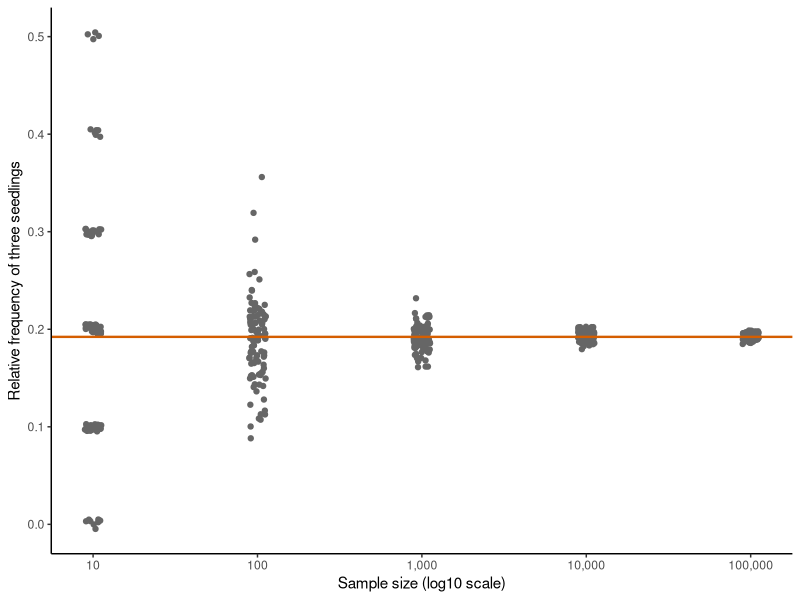
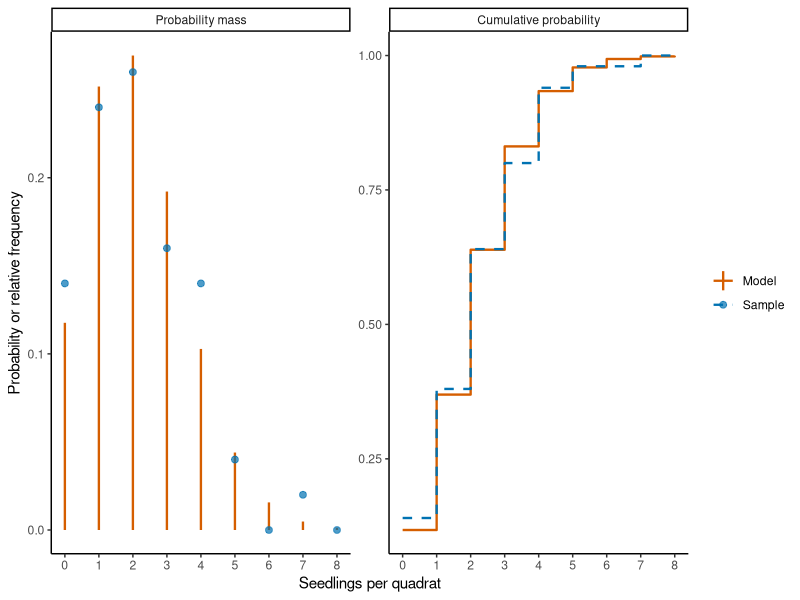
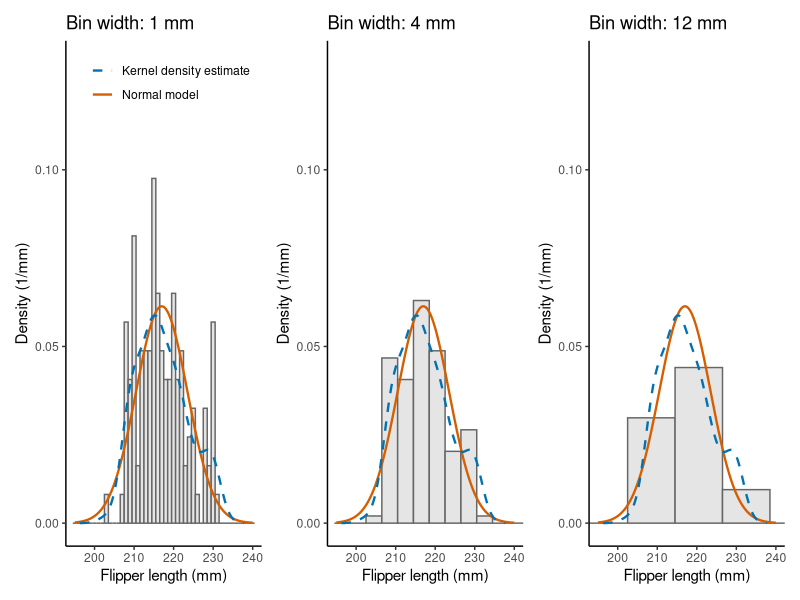
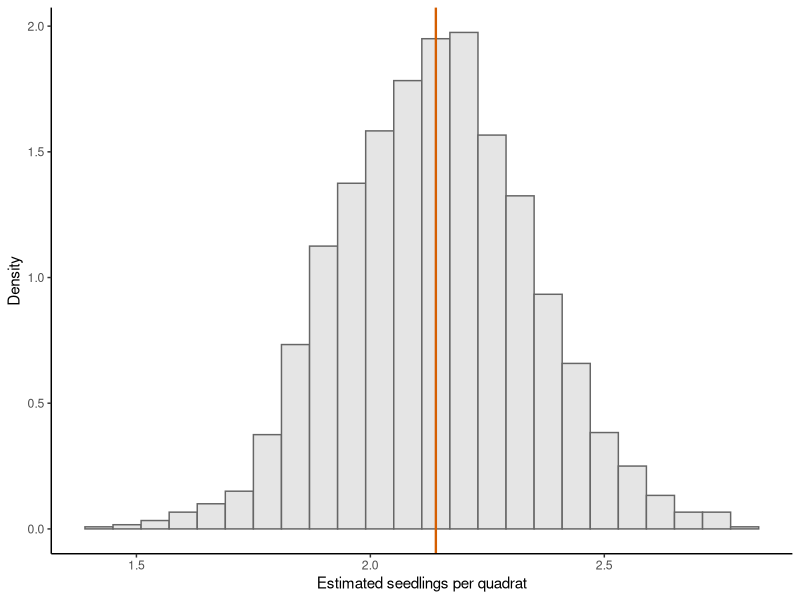
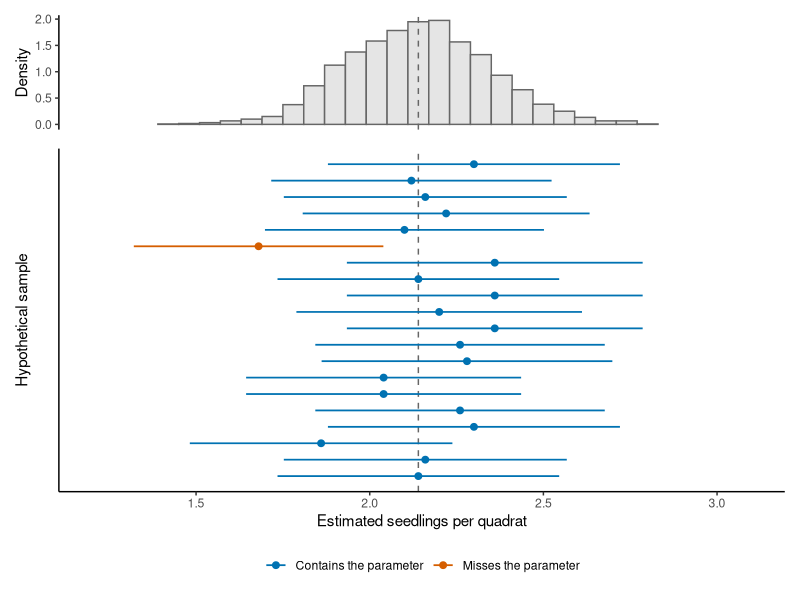
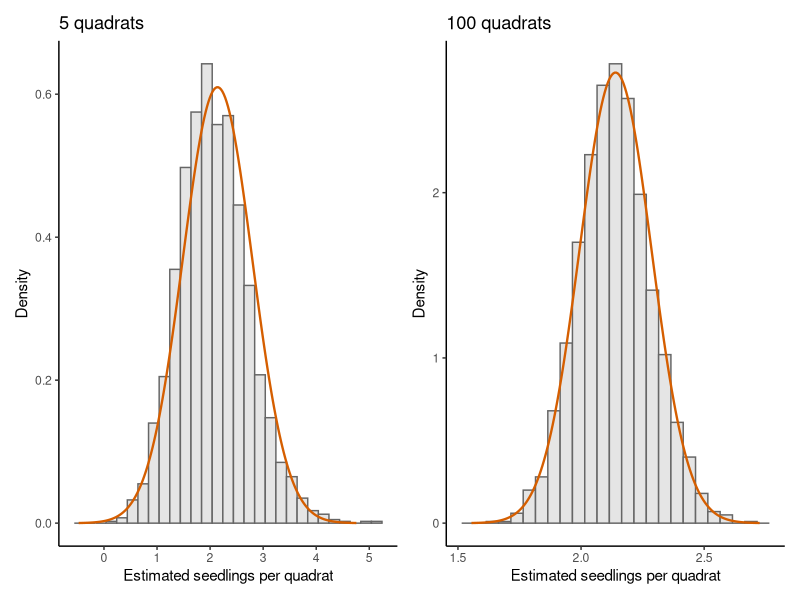

Generate these figures, in order, with R:
# Figures for the Chapter 3 lecture slides.
# Run in a clean R session from the repository root. Needs R 4.5.0 or later (penguins)
# and the packages ggplot2, patchwork and boot (fir). The figures are written into
# Chapter_3/Lecture/lecture-assets/.
#
# Every figure is an unchanged copy of a figure chunk of Chapter_3/Theory.qmd. The chunks
# run here in the chapter's order, after the chunks they depend on, with the chapter's
# seeds, so that the random draws are the same. Only the last line of each figure chunk
# changes, to assign the plot and save it. The distribution functions come from base R
# here: for these figures they give the same values as the RTMB and RTMBdist versions that
# the chapter loads.

library(ggplot2)
library(patchwork)

out_dir = "Chapter_3/Lecture/lecture-assets"

# Resolution of the copies; each keeps the size of its chapter chunk.
fig_dpi = 192

# ---------------------------------------------------------------------------
# Chapter chunks that the figures depend on (section "Samples and distributions")
# ---------------------------------------------------------------------------

# Counts of balsam fir seedlings in 50 quadrats (see ?boot::fir).
data(fir, package = "boot")
seedling_counts = fir$count
n_quadrats = length(seedling_counts)

# Count each value from zero to eight seedlings and divide by the sample size.
count_values = seq.int(from = 0, to = 8)
count_table = table(factor(x = seedling_counts, levels = count_values))
relative_frequency = count_table / n_quadrats

# Mean of the Poisson model: the mean of the 50 counts (seedlings per quadrat).
model_mean = 2.14

# Compare relative frequencies for several sample sizes with the model.
set.seed(123)
sample_sizes = 10^(seq_len(length.out = 5))

all_frequencies = matrix(NA, nrow = length(count_values),
                         ncol = length(sample_sizes) + 1)
rownames(all_frequencies) = count_values
colnames(all_frequencies) = c(as.character(sample_sizes), "model")

for (i in seq_along(sample_sizes)) {
  # Simulate the counts of one sample and tabulate the values from zero to eight.
  simulated_counts = rpois(n = sample_sizes[i], lambda = model_mean)
  simulated_table = table(factor(x = simulated_counts, levels = count_values))
  all_frequencies[, i] = as.numeric(simulated_table) / sample_sizes[i]
}
all_frequencies[, length(sample_sizes) + 1] = dpois(x = count_values, lambda = model_mean)

# ---------------------------------------------------------------------------
# Slide 8: relative-frequency-convergence.png (copy of
# fig-relative-frequency-convergence; 7 x 5, the default size)
# ---------------------------------------------------------------------------

# Repeatedly simulate samples and retain the relative frequency of three seedlings.
set.seed(seed = 20261003)
target_count = 3
n_repetitions = 100

repeated_frequencies = data.frame(
  sample_size = numeric(),
  relative_frequency = numeric()
)

for (sample_size in sample_sizes) {
  target_frequency = numeric(length = n_repetitions)

  for (repetition in seq_len(n_repetitions)) {
    simulated_counts = rpois(n = sample_size, lambda = model_mean)
    target_frequency[repetition] = mean(simulated_counts == target_count)
  }

  repeated_frequencies = rbind(
    repeated_frequencies,
    data.frame(
      sample_size = sample_size,
      relative_frequency = target_frequency
    )
  )
}

# Calculate the model probability that the figure uses as a reference line.
probability = dpois(x = target_count, lambda = model_mean)

convergence_plot = ggplot(
  repeated_frequencies,
  aes(
    x = sample_size,
    y = relative_frequency,
    group = sample_size
  )
) +
  geom_point(colour = "grey40",
             position = position_jitter(width = 0.05, height = 0.005)) +
  geom_hline(
    yintercept = probability,
    colour = "#D55E00",
    linewidth = 0.8
  ) +
  scale_x_log10(
    breaks = sample_sizes,
    labels = c("10", "100", "1,000", "10,000", "100,000")
  ) +
  labs(
    x = "Sample size (log10 scale)",
    y = "Relative frequency of three seedlings"
  ) +
  theme_classic()

ggsave(
  file.path(out_dir, "relative-frequency-convergence.png"),
  plot = convergence_plot,
  width = 7, height = 5, dpi = fig_dpi
)

# ---------------------------------------------------------------------------
# Slide 9: fir-empirical-distribution.png (copy of fig-ecdf; 9 x 4)
# ---------------------------------------------------------------------------

# Probability mass and cumulative probability of the model and of the sample.
model_mass = dpois(x = count_values, lambda = model_mean)
model_cumulative = ppois(q = count_values, lambda = model_mean)
sample_frequency = as.numeric(count_table) / n_quadrats
sample_cumulative = cumsum(sample_frequency)

model_comparison_data = rbind(
  data.frame(
    seedlings = count_values,
    value = model_mass,
    quantity = "Probability mass",
    series = "Model"
  ),
  data.frame(
    seedlings = count_values,
    value = sample_frequency,
    quantity = "Probability mass",
    series = "Sample"
  ),
  data.frame(
    seedlings = count_values,
    value = model_cumulative,
    quantity = "Cumulative probability",
    series = "Model"
  ),
  data.frame(
    seedlings = count_values,
    value = sample_cumulative,
    quantity = "Cumulative probability",
    series = "Sample"
  )
)
model_comparison_data$quantity = factor(
  model_comparison_data$quantity,
  levels = c("Probability mass", "Cumulative probability")
)

# Use different geometries as well as colours to distinguish the model and sample.
ecdf_plot = ggplot() +
  geom_linerange(
    data = subset(
      model_comparison_data,
      quantity == "Probability mass" & series == "Model"
    ),
    aes(x = seedlings, ymin = 0, ymax = value, colour = series),
    linewidth = 0.8
  ) +
  geom_point(
    data = subset(
      model_comparison_data,
      quantity == "Probability mass" & series == "Sample"
    ),
    aes(x = seedlings, y = value, colour = series),
    alpha = 0.7,
    size = 2
  ) +
  geom_step(
    data = subset(model_comparison_data, quantity == "Cumulative probability"),
    aes(x = seedlings, y = value, colour = series, linetype = series),
    direction = "hv",
    linewidth = 0.8
  ) +
  facet_wrap(~quantity, nrow = 1, scales = "free_y") +
  scale_colour_manual(values = c(Model = "#D55E00", Sample = "#0072B2")) +
  scale_linetype_manual(values = c(Model = "solid", Sample = "dashed")) +
  scale_x_continuous(breaks = count_values) +
  labs(
    x = "Seedlings per quadrat",
    y = "Probability or relative frequency",
    colour = NULL,
    linetype = NULL
  ) +
  theme_classic()

ggsave(
  file.path(out_dir, "fir-empirical-distribution.png"),
  plot = ecdf_plot,
  width = 9, height = 4, dpi = fig_dpi
)

# ---------------------------------------------------------------------------
# Slide 12: histogram-density.png (copy of fig-histogram_density; 10 x 3.5)
# It needs flipper_lengths and flipper_density from the chapter chunks below.
# ---------------------------------------------------------------------------

# Load the penguin data, keep the Gentoo penguins and remove the one without measurements.
data(penguins, package = "datasets")
gentoo = penguins[penguins$species == "Gentoo", ]
gentoo = gentoo[!is.na(gentoo$flipper_len), ]
# Flipper lengths (in mm) of the 123 penguins.
flipper_lengths = gentoo$flipper_len

# Kernel density estimate of the sample; bw is the bandwidth that R chose (in mm).
flipper_density = density(x = flipper_lengths)

# Density of the model and kernel density estimate of the sample on the same grid.
flipper_grid = seq(from = 195, to = 240, length.out = 300)
model_curve = data.frame(
  flipper = flipper_grid,
  density = dnorm(x = flipper_grid, mean = 217, sd = 6.5)
)
kernel_curve = data.frame(flipper = flipper_density$x, density = flipper_density$y)
flipper_data = data.frame(flipper = flipper_lengths)

# Draw one density-scaled histogram for a given bin width and legend placement.
# The limits of the bins are at half millimetres (boundary = 202.5).
plot_histogram = function(bin_width, legend_theme) {
  ggplot(flipper_data, aes(x = flipper)) +
    geom_histogram(
      aes(y = after_stat(density)),
      binwidth = bin_width,
      boundary = 202.5,
      fill = "grey90",
      colour = "grey40"
    ) +
    geom_line(
      data = model_curve,
      aes(x = flipper, y = density, colour = "Normal model", linetype = "Normal model"),
      linewidth = 0.8
    ) +
    geom_line(
      data = kernel_curve,
      aes(
        x = flipper,
        y = density,
        colour = "Kernel density estimate",
        linetype = "Kernel density estimate"
      ),
      linewidth = 0.8
    ) +
    # Same name and breaks for both scales, so they merge into a single legend.
    scale_colour_manual(
      name = NULL,
      values = c("Normal model" = "#D55E00", "Kernel density estimate" = "#0072B2")
    ) +
    scale_linetype_manual(
      name = NULL,
      values = c("Normal model" = "solid", "Kernel density estimate" = "dashed")
    ) +
    coord_cartesian(xlim = c(195, 240), ylim = c(0, 0.13)) +
    labs(
      title = paste("Bin width:", bin_width, "mm"),
      x = "Flipper length (mm)",
      y = "Density (1/mm)"
    ) +
    theme_classic() +
    legend_theme
}

# Legend inside the top-right corner of the first panel only; it applies to all panels.
histogram_plot = plot_histogram(bin_width = 1, legend_theme = theme(
  legend.position = "inside",
  legend.position.inside = c(0.98, 0.98),
  legend.justification = c(1, 1)
)) |
  plot_histogram(bin_width = 4, legend_theme = theme(legend.position = "none")) |
  plot_histogram(bin_width = 12, legend_theme = theme(legend.position = "none"))

ggsave(
  file.path(out_dir, "histogram-density.png"),
  plot = histogram_plot,
  width = 10, height = 3.5, dpi = fig_dpi
)

# ---------------------------------------------------------------------------
# Slide 20: sampling-distribution.png (copy of fig-sampling_distribution; 7 x 5)
# It uses lambda_estimates from the chapter chunk with seed 401.
# ---------------------------------------------------------------------------

# Parameter of the model, quadrats per sample and number of hypothetical samples.
set.seed(seed = 401)
true_lambda = 2.14
n_quadrats = 50
n_samples = 2000

# Each run simulates one sample of 50 quadrats and returns its estimate of lambda.
lambda_estimates = replicate(
  n = n_samples,
  expr = mean(rpois(n = n_quadrats, lambda = true_lambda))
)

# Plot the simulated sampling distribution and mark the parameter of the model.
sampling_plot = ggplot(data.frame(estimate = lambda_estimates), aes(x = estimate)) +
  geom_histogram(
    aes(y = after_stat(density)),
    binwidth = 0.06,
    center = true_lambda,
    fill = "grey90",
    colour = "grey40"
  ) +
  geom_vline(xintercept = true_lambda, colour = "#D55E00", linewidth = 0.8) +
  labs(
    x = "Estimated seedlings per quadrat",
    y = "Density"
  ) +
  theme_classic()

ggsave(
  file.path(out_dir, "sampling-distribution.png"),
  plot = sampling_plot,
  width = 7, height = 5, dpi = fig_dpi
)

# ---------------------------------------------------------------------------
# Slide 28: dance-ci.png (copy of fig-dance_ci; 7 x 6)
# The top panel uses lambda_estimates from above; the chunk sets seed 1 itself.
# ---------------------------------------------------------------------------

# Simulate 20 hypothetical samples and calculate a 95% Wald interval for each.
# The parameter, quadrats per sample and 2,000 estimates come from the simulation above.
set.seed(seed = 1)
n_shown = 20
critical_value = qnorm(p = 0.975)
shown_estimates = replicate(
  n = n_shown,
  expr = mean(rpois(n = n_quadrats, lambda = true_lambda))
)
shown_se = sqrt(shown_estimates / n_quadrats)
intervals = data.frame(
  sample_number = seq_len(length.out = n_shown),
  estimate = shown_estimates,
  lower = shown_estimates - critical_value * shown_se,
  upper = shown_estimates + critical_value * shown_se
)

# Record whether each interval contains the parameter of the model.
intervals$contains = ifelse(
  test = intervals$lower <= true_lambda & true_lambda <= intervals$upper,
  yes = "Contains the parameter",
  no = "Misses the parameter"
)

# Top panel: simulated sampling distribution of the estimator.
sampling_panel = ggplot(data.frame(estimate = lambda_estimates), aes(x = estimate)) +
  geom_histogram(
    aes(y = after_stat(density)),
    binwidth = 0.06,
    center = true_lambda,
    fill = "grey90",
    colour = "grey40"
  ) +
  geom_vline(xintercept = true_lambda, linetype = "dashed", colour = "grey40") +
  coord_cartesian(xlim = c(1.2, 3.1)) +
  labs(x = NULL, y = "Density") +
  theme_classic() +
  theme(
    axis.text.x = element_blank(),
    axis.ticks.x = element_blank(),
    axis.line.x = element_blank()
  )

# Bottom panel: one estimate and interval for each hypothetical sample.
interval_panel = ggplot(intervals, aes(y = sample_number, colour = contains)) +
  geom_vline(xintercept = true_lambda, linetype = "dashed", colour = "grey40") +
  geom_linerange(aes(xmin = lower, xmax = upper), linewidth = 0.6) +
  geom_point(aes(x = estimate), size = 2) +
  scale_colour_manual(
    name = NULL,
    values = c("Contains the parameter" = "#0072B2", "Misses the parameter" = "#D55E00")
  ) +
  scale_y_reverse() +
  coord_cartesian(xlim = c(1.2, 3.1)) +
  labs(x = "Estimated seedlings per quadrat", y = "Hypothetical sample") +
  theme_classic() +
  theme(
    axis.text.y = element_blank(),
    axis.ticks.y = element_blank(),
    legend.position = "bottom"
  )

# Stack the panels so that both use the same horizontal axis.
dance_plot = sampling_panel / interval_panel + plot_layout(heights = c(1, 3))

ggsave(
  file.path(out_dir, "dance-ci.png"),
  plot = dance_plot,
  width = 7, height = 6, dpi = fig_dpi
)

# ---------------------------------------------------------------------------
# Slide 32: asymptotic-normality.png (copy of fig-asymptotic_normality; 9 x 4)
# ---------------------------------------------------------------------------

# Simulate the sampling distribution of the mean for two sample sizes.
set.seed(seed = 404)
true_lambda = 2.14
sample_sizes = c(5, 100)

# Draw the simulated sampling distribution with its Normal approximation.
plot_sampling_distribution = function(sample_size, bin_width) {
  # One estimate of lambda per simulated sample.
  estimates = replicate(
    n = 2000,
    expr = mean(rpois(n = sample_size, lambda = true_lambda))
  )
  # Normal approximation with the standard error derived from the model.
  model_se = sqrt(true_lambda / sample_size)
  estimate_grid = seq(
    from = true_lambda - 4 * model_se,
    to = true_lambda + 4 * model_se,
    length.out = 200
  )
  approximation = data.frame(
    estimate = estimate_grid,
    density = dnorm(x = estimate_grid, mean = true_lambda, sd = model_se)
  )
  ggplot(data.frame(estimate = estimates), aes(x = estimate)) +
    geom_histogram(
      aes(y = after_stat(density)),
      binwidth = bin_width,
      center = true_lambda,
      fill = "grey90",
      colour = "grey40"
    ) +
    geom_line(
      data = approximation,
      aes(x = estimate, y = density),
      colour = "#D55E00",
      linewidth = 0.8
    ) +
    labs(
      title = paste(sample_size, "quadrats"),
      x = "Estimated seedlings per quadrat",
      y = "Density"
    ) +
    theme_classic()
}

normality_plot = plot_sampling_distribution(sample_size = 5, bin_width = 0.2) |
  plot_sampling_distribution(sample_size = 100, bin_width = 0.05)

ggsave(
  file.path(out_dir, "asymptotic-normality.png"),
  plot = normality_plot,
  width = 9, height = 4, dpi = fig_dpi
)
